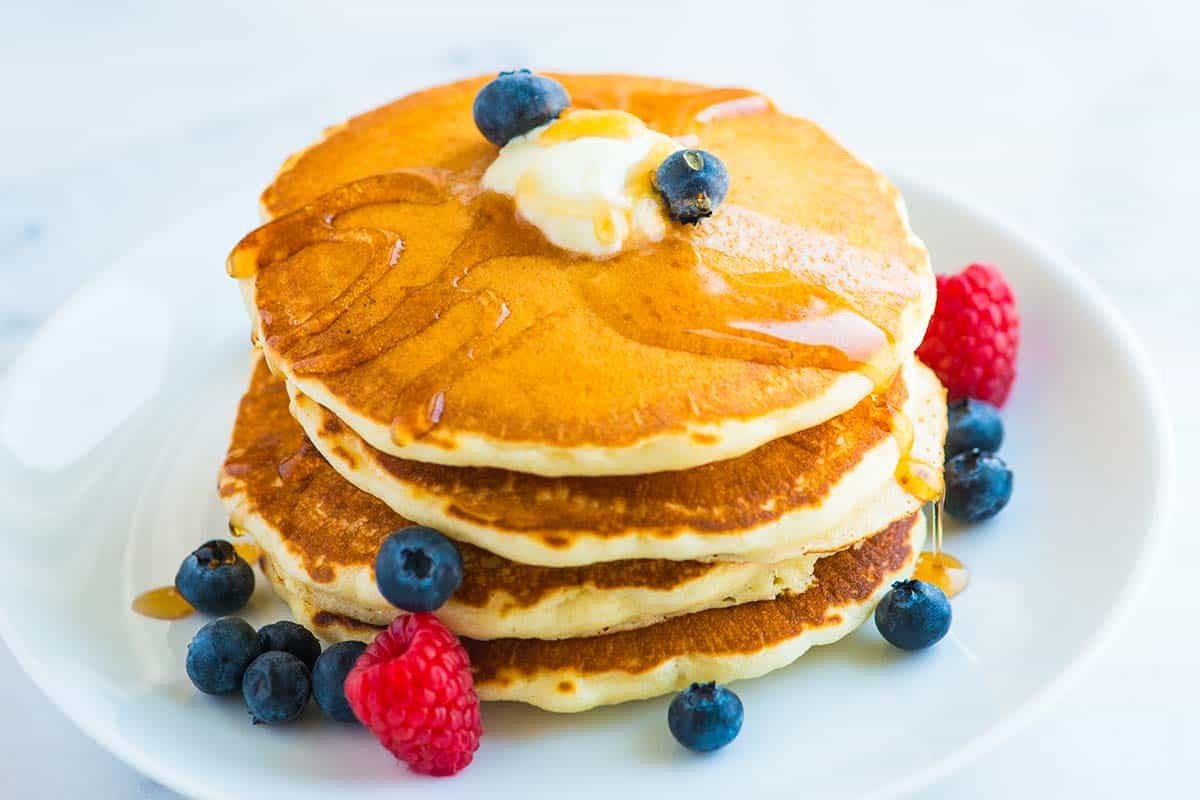
#> input picture Pancake-Recipe-1.jpg, 1200 x 800 px
$ python -i app.py   (imports and definitions only)
#> lines starting #> are read from the running program, lines starting #| are printed output that depends on the picture; after the words box and inside, x2 and y2 are one past the last pixel; in counts of white or black regions, pixels touching at a corner belong together
from flask import Flask, render_template, request, jsonify, send_from_directory
import os
import cv2
import numpy as np
from PIL import Image
import base64
import io
import logging

# [1 line not run here, left out]
# [1 line that did not run here, left out]

# Set up logging
# [1 line not run here, left out]
logger = logging.getLogger(__name__)

class PancakeWaffleClassifier:
    def __init__(self):
        self.name = "Pancake vs Waffle Classifier"
        logger.info("Classifier initialized")

    def analyze_image(self, image_path):
        """Analyze an image to determine if it's a pancake or waffle"""
#> called with image_path = 'Pancake-Recipe-1.jpg'
        try:
            # Load image
            image = cv2.imread(image_path)
#> image is the input picture: shape (800, 1200, 3); mean B, G, R 160.6, 188.3, 209.1
            if image is None:
                raise ValueError("Could not load image")

            # Convert to RGB
            image_rgb = cv2.cvtColor(image, cv2.COLOR_BGR2RGB)
            height, width = image_rgb.shape[:2]
            aspect_ratio = width / height

            # Convert to grayscale for edge detection
            gray = cv2.cvtColor(image, cv2.COLOR_BGR2GRAY)
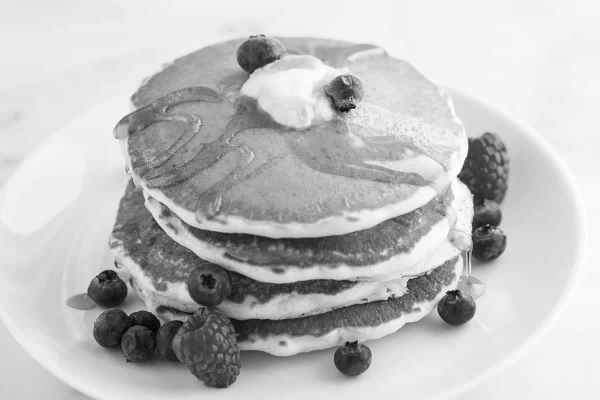
#> gray: shape (800, 1200) (shown at 1/2 size); min 0, max 255, mean 191.4

            # Edge detection using Canny
            edges = cv2.Canny(gray, 50, 150)
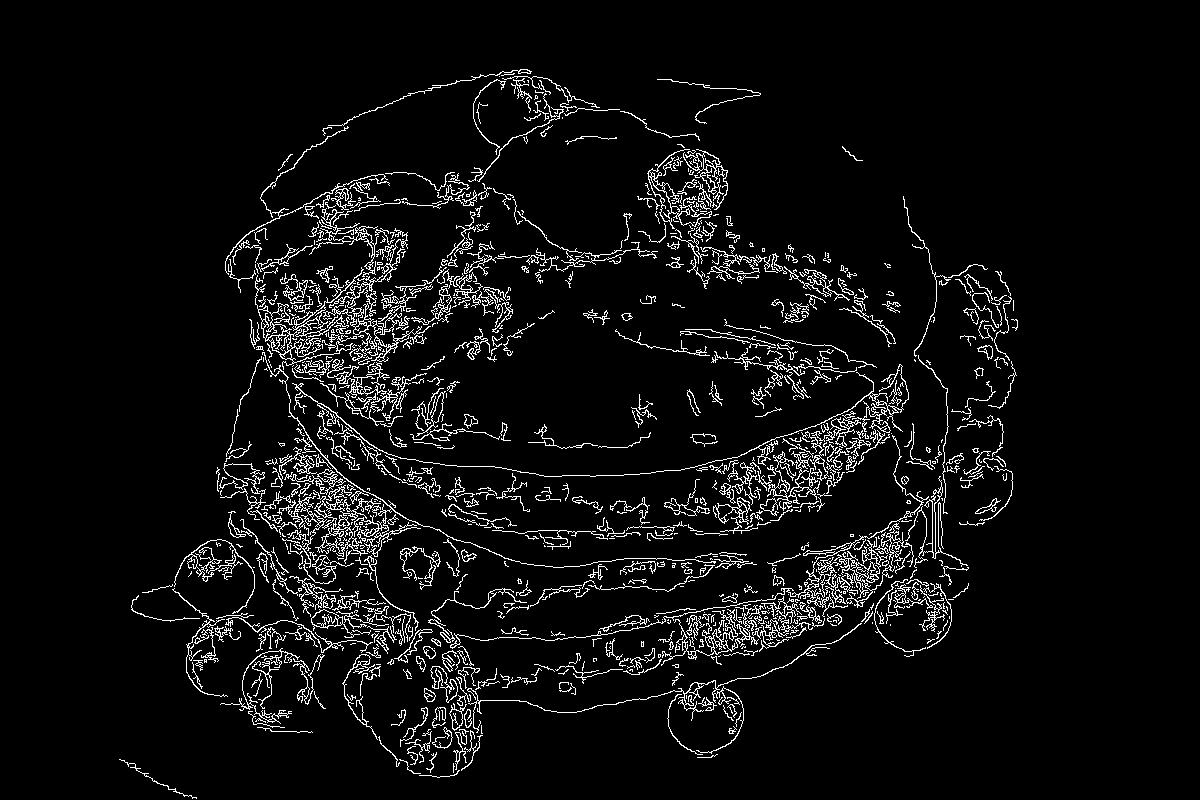
#> edges: shape (800, 1200); 5.6% white in thin lines or dots, all inside (x1, y1, x2, y2) = (119, 69, 1018, 799)
            edge_density = np.sum(edges > 0) / (width * height)
#> edge_density = 0.0557

            # Grid pattern detection
            grid_score = self.detect_grid_pattern(edges)

            # Color analysis
            color_variation = self.analyze_color_variation(image_rgb)

            # Classification logic
            result = self.classify(edge_density, grid_score, aspect_ratio, color_variation)

            logger.info(f"Classification result: {result}")
            return result

        except Exception as e:
            logger.error(f"Error analyzing image: {str(e)}")
            return {
                'prediction': 'Unknown',
                'confidence': 0.0,
                'reasoning': ['Error analyzing image'],
                'is_pancake': False,
                'is_waffle': False
            }

    def detect_grid_pattern(self, edges):
        """Detect grid patterns characteristic of waffles"""
        try:
            # Use Hough lines to detect grid patterns
            lines = cv2.HoughLines(edges, 1, np.pi/180, threshold=100)

            if lines is None:
                return 0.0

            # Count horizontal and vertical lines
            horizontal_lines = 0
            vertical_lines = 0

            for line in lines:
                rho, theta = line[0]
                # Check if line is roughly horizontal or vertical
                if abs(theta) < np.pi/6 or abs(theta - np.pi) < np.pi/6:
                    horizontal_lines += 1
                elif abs(theta - np.pi/2) < np.pi/6:
                    vertical_lines += 1
#> this loop made 6337 passes
#> (rho, theta) on passes 1 to 8: (600, 0.785), (687, 1.47), (535, 1.61), (593, 0.785), (723, 1.4), (701, 1.43), (-6, 2.36), (673, 1.48)
#> after the loop, horizontal_lines = 1611; vertical_lines = 2757

            # Grid score based on presence of both horizontal and vertical lines
            total_lines = len(lines)
#> total_lines = 6337
            if total_lines == 0:
                return 0.0

            grid_score = min(horizontal_lines, vertical_lines) / total_lines
#> grid_score = 0.254
            return grid_score

        except Exception as e:
            logger.error(f"Error detecting grid pattern: {str(e)}")
            return 0.0

    def analyze_color_variation(self, image):
        """Analyze color variation in the image"""
        try:
            # Calculate standard deviation of each color channel
            r_std = np.std(image[:, :, 0])
#> r_std = 49.7
            g_std = np.std(image[:, :, 1])
#> g_std = 65.16
            b_std = np.std(image[:, :, 2])
#> b_std = 96.22

            # Average color variation
            color_variation = (r_std + g_std + b_std) / 3
#> color_variation = 70.36
            return color_variation

        except Exception as e:
            logger.error(f"Error analyzing color variation: {str(e)}")
            return 0.0

    def classify(self, edge_density, grid_score, aspect_ratio, color_variation):
        """Classify image based on analysis"""
        is_pancake = False
        is_waffle = False
        confidence = 0.5
        reasoning = []

        # Rule 1: Grid patterns are strong indicators of waffles
        if grid_score > 0.1:
            is_waffle = True
            confidence = 0.8 + np.random.random() * 0.15
            reasoning.append(f"Grid pattern detected (score: {grid_score:.2f})")

        # Rule 2: High edge density suggests waffles
        elif edge_density > 0.15:
            is_waffle = True
            confidence = 0.7 + np.random.random() * 0.2
            reasoning.append(f"High edge density detected ({edge_density:.2f})")

        # Rule 3: Circular shape suggests pancakes
        elif abs(aspect_ratio - 1.0) < 0.3:
            is_pancake = True
            confidence = 0.6 + np.random.random() * 0.2
            reasoning.append(f"Circular shape detected (ratio: {aspect_ratio:.2f})")

        # Rule 4: Rectangular shape suggests waffles
        elif aspect_ratio > 1.3 or aspect_ratio < 0.7:
            is_waffle = True
            confidence = 0.6 + np.random.random() * 0.2
            reasoning.append(f"Rectangular shape detected (ratio: {aspect_ratio:.2f})")

        # Rule 5: High color variation suggests waffles (syrup, toppings)
        elif color_variation > 30:
            is_waffle = True
            confidence = 0.5 + np.random.random() * 0.3
            reasoning.append(f"High color variation detected ({color_variation:.1f})")

        # Default fallback
        else:
            if np.random.random() > 0.5:
                is_pancake = True
                confidence = 0.4 + np.random.random() * 0.3
                reasoning.append("General analysis suggests pancake")
            else:
                is_waffle = True
                confidence = 0.4 + np.random.random() * 0.3
                reasoning.append("General analysis suggests waffle")

        prediction = "Pancake" if is_pancake else "Waffle"

        return {
            'prediction': prediction,
            'confidence': round(confidence, 2),
            'reasoning': reasoning,
            'is_pancake': is_pancake,
            'is_waffle': is_waffle,
            'analysis': {
                'edge_density': round(edge_density, 3),
                'grid_score': round(grid_score, 3),
                'aspect_ratio': round(aspect_ratio, 2),
                'color_variation': round(color_variation, 1)
            }
        }

# Initialize classifier
classifier = PancakeWaffleClassifier()

# [4 lines that did not run here, left out]

# [34 lines that did not run here, left out]

# [41 lines that did not run here, left out]

# [4 lines that did not run here, left out]

# [7 lines not run here, left out]

>>> result = PancakeWaffleClassifier().analyze_image('Pancake-Recipe-1.jpg')
#> in analyze_image, `result = self.classify(edge_density, grid_score, aspect_ratio, color_v..`: result = 6 items
#> result = 6 items

$ run again, on fluffy-pancakes-feature.jpg
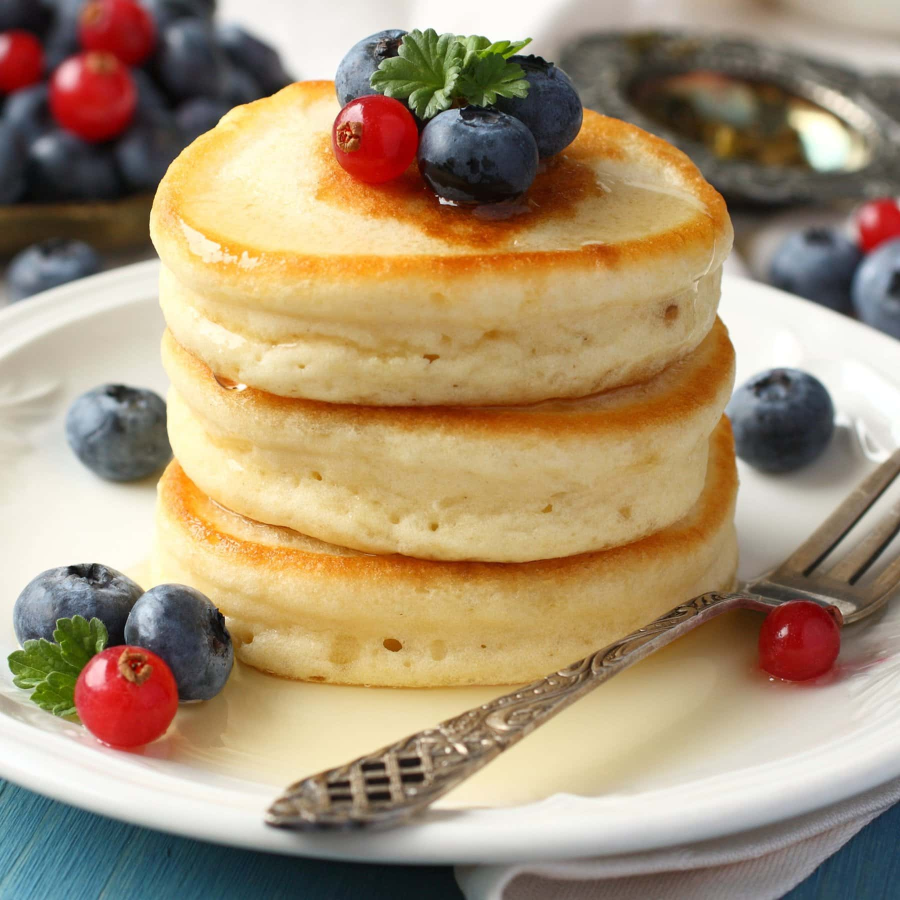
#> input picture fluffy-pancakes-feature.jpg, 1800 x 1800 px (shown at 1/2 size)
#> in analyze_image, image is the input picture: shape (1800, 1800, 3); mean B, G, R 115.4, 145, 166.1
#> in analyze_image, `gray = cv2.cvtColor(image, cv2.COLOR_BGR2GRAY)`:
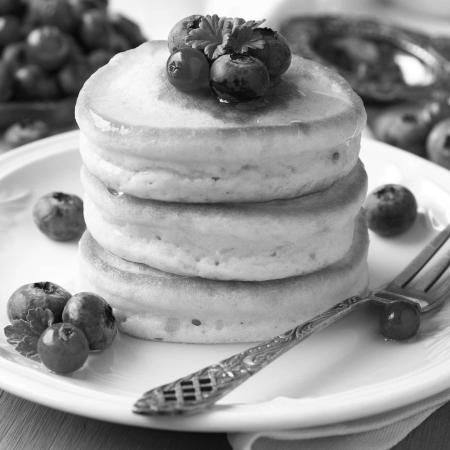
#> gray: shape (1800, 1800) (shown at 1/4 size); min 1, max 255, mean 148
#> in analyze_image, `edges = cv2.Canny(gray, 50, 150)`:
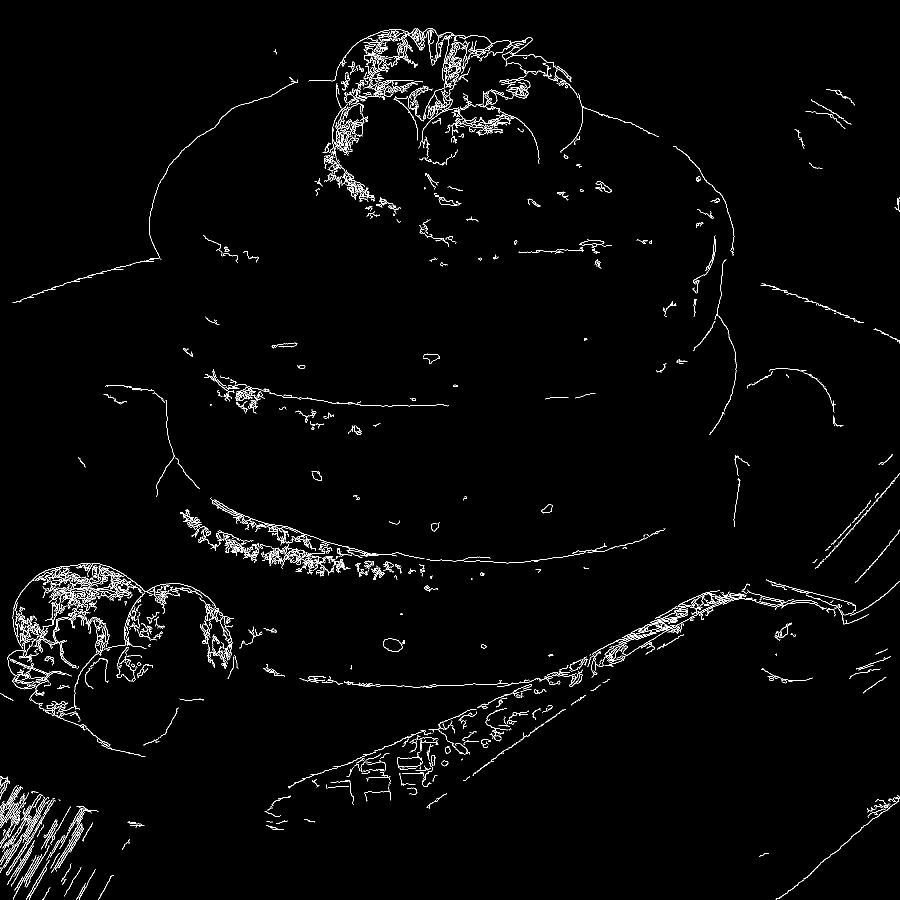
#> edges: shape (1800, 1800) (shown at 1/2 size); 1.9% white in thin lines or dots
#> edge_density = 0.0194
#> lines = 2086 rows, first 8: [1676, 1.17], [1678, 1.15], [1689, 1.15], [1686, 1.15], [1692, 1.13], [861, 0.524], [1710, 1.08], [1693, 1.12]
#> the loop in detect_grid_pattern, `for line in lines:` made 2086 passes
#> after the loop in detect_grid_pattern, `for line in lines:`: horizontal_lines = 534; vertical_lines = 959
#> total_lines = 2086
#> in detect_grid_pattern, `grid_score = min(horizontal_lines, vertical_lines) / total_lines`: grid_score = 0.256
#> r_std = 68.45
#> g_std = 68.36
#> b_std = 67.68
#> in analyze_color_variation, `color_variation = (r_std + g_std + b_std) / 3`: color_variation = 68.16
#> in analyze_image, `result = self.classify(edge_density, grid_score, aspect_ratio, color_v..`: result = 6 items

$ run again, on pancakes3.jpg
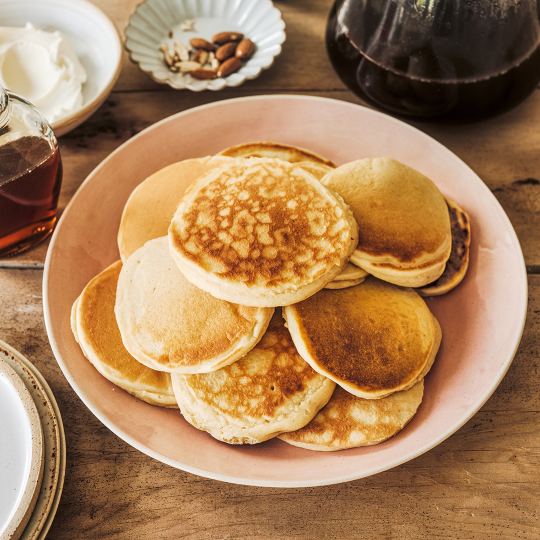
#> input picture pancakes3.jpg, 1080 x 1080 px (shown at 1/2 size)
#> in analyze_image, image is the input picture: shape (1080, 1080, 3); mean B, G, R 89.7, 128.1, 168.1
#> in analyze_image, `gray = cv2.cvtColor(image, cv2.COLOR_BGR2GRAY)`:
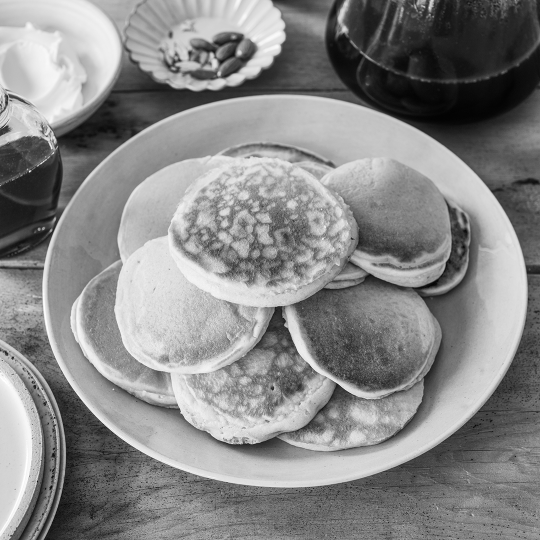
#> gray: shape (1080, 1080) (shown at 1/2 size); min 0, max 255, mean 135.7
#> in analyze_image, `edges = cv2.Canny(gray, 50, 150)`:
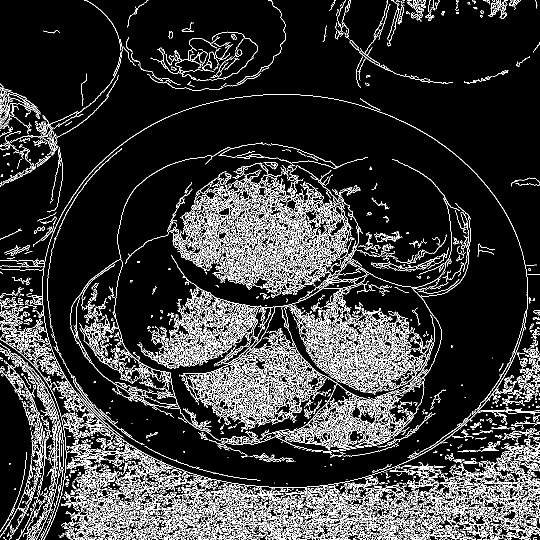
#> edges: shape (1080, 1080) (shown at 1/2 size); 13.3% white in thin lines or dots
#> edge_density = 0.133
#> the loop in detect_grid_pattern, `for line in lines:` made 23220 passes
#> (rho, theta) on passes 1 to 8: (4, 2.36), (18, 2.36), (127, 2.36), (6, 2.36), (21, 2.36), (1073, 1.52), (11, 2.36), (13, 2.36)
#> after the loop in detect_grid_pattern, `for line in lines:`: horizontal_lines = 8615; vertical_lines = 6853
#> total_lines = 23220
#> in detect_grid_pattern, `grid_score = min(horizontal_lines, vertical_lines) / total_lines`: grid_score = 0.295
#> r_std = 64.98
#> g_std = 63.94
#> b_std = 64.95
#> in analyze_color_variation, `color_variation = (r_std + g_std + b_std) / 3`: color_variation = 64.62
#> in analyze_image, `result = self.classify(edge_density, grid_score, aspect_ratio, color_v..`: result = 6 items
